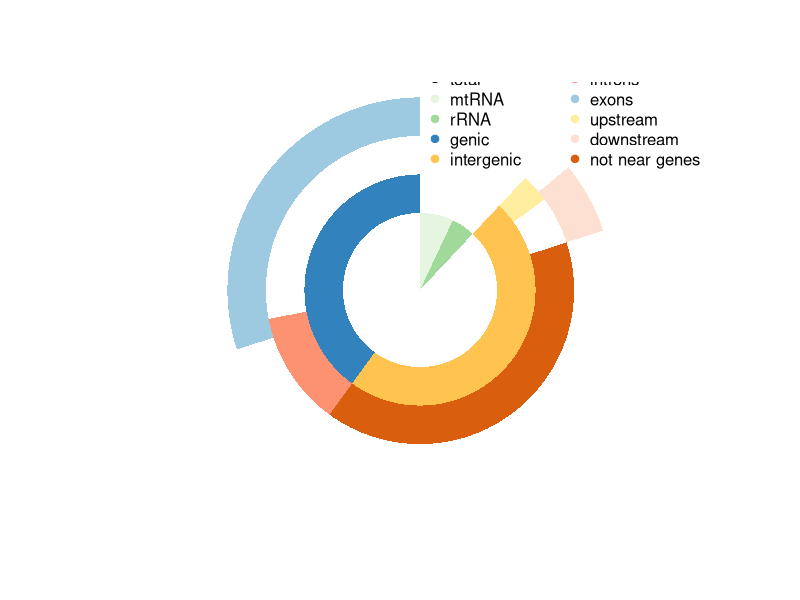

This chart was generated by the following R code:
####11.Vennpie plots
library(plotrix)
#The vennpie plot is the combination of a venn diagram and a pie chart.
#11.1.data input (number of reads mapped to each category)
total=100
rRNA=5
mtRNA=7
intergenic=48 
introns=12
exons=30
upstream=3
downstream=6
not_near_genes=40

rest=total-rRNA-mtRNA
genic=rest-intergenic
introns_and_exons=introns+exons-genic
#11.2 draw the plot
install.packages("plotrix")
library(plotrix)
pdf("11.Customized_vennpieplot.pdf", height=8, width=6)
# parameter for pie chart
iniR=0.2 # initial radius
colors=list(NO='white',total='black',mtRNA='#e5f5e0',rRNA='#a1d99b',
            genic='#3182bd',intergenic='#fec44f',introns='#fc9272',
            exons='#9ecae1',upstream='#ffeda0',downstream='#fee0d2',
            not_near_genes='#d95f0e')

# from outer circle to inner circle
#0 circle: blank
pie(1, radius=iniR, init.angle=90, col=c('white'), border = NA, labels='')
#4 circle: show genic:exons and intergenic:downstream
floating.pie(0,0,
             c(exons, genic-exons+not_near_genes, downstream, mtRNA+rRNA+intergenic-not_near_genes-downstream),
             radius=5*iniR, 
             startpos=pi/2, 
             col=as.character(colors[c('exons','NO','downstream','NO')]),
             border=NA)
#3 circle: show genic:introns and intergenic:not_near_genes | upstream
floating.pie(0,0,
             c(genic-introns, introns, not_near_genes, intergenic-upstream-not_near_genes, upstream, mtRNA+rRNA),
             radius=4*iniR,
             startpos=pi/2, 
             col=as.character(colors[c('NO','introns','not_near_genes','NO','upstream','NO')]),
             border=NA)
#2 circle: divide the rest into genic and intergenic
floating.pie(0,0,
             c(genic, intergenic, mtRNA+rRNA),
             radius=3*iniR, 
             startpos=pi/2, 
             col=as.character(colors[c('genic','intergenic','NO')]),
             border=NA)
#1 circle: for rRNA+mtRNA+rest
floating.pie(0,0, 
             c(rest, rRNA,mtRNA), 
             radius=2*iniR, 
             startpos=pi/2, 
             col=as.character(colors[c('NO','rRNA','mtRNA')]), 
             border = NA)
legend(0, 6*iniR, gsub("_"," ",names(colors)[-1]), 
       col=as.character(colors[-1]), 
       pch=19, bty='n', ncol=2)
dev.off()
## or, in one column with reads count and %
#names=gsub("_"," ",names(colors)[-1])
#values = sapply(names(colors)[-1], get)
#percent=format(100*values/total, digits=2, trim=T)
#values = format(values, big.mark=",", scientific=FALSE, trim=T)
#cl=as.character(colors[-1])
#pchs=rep(19, length(cl)); pchs[1]=1;
#legend(0, 5*iniR, paste(names," (",values,", ", percent,"%)", sep=""), 
#       col=cl, pch=pchs,bty='n', ncol=1, cex=0.6)

